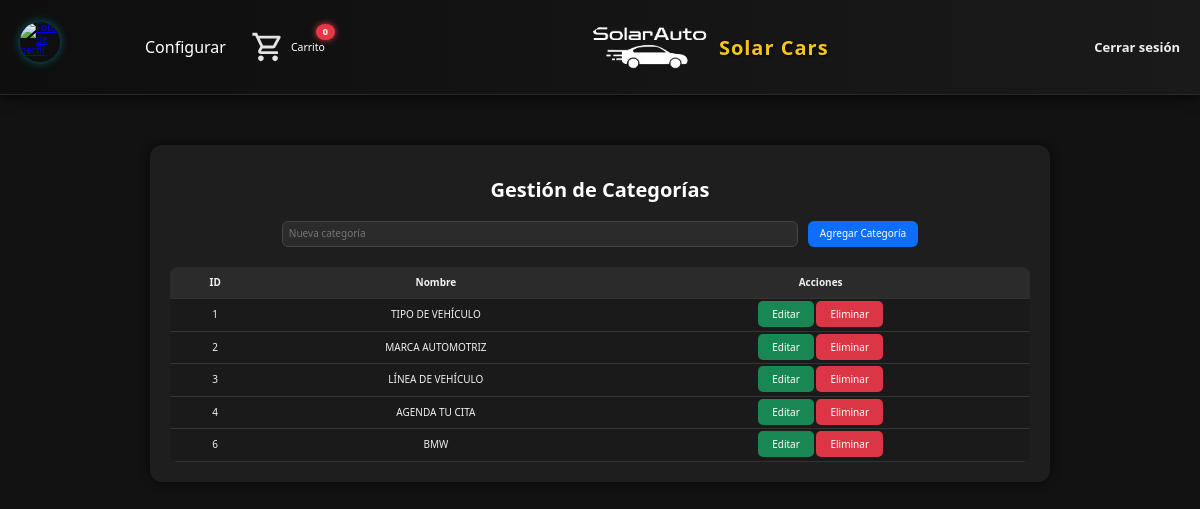
Screenshot of /admin/categorias.php (signed in) with the database file from the repository.
### tables this page shows
CREATE TABLE `categorias` (
  `id` int(255) NOT NULL,
  `nombre` varchar(100) NOT NULL
);

### admin/categorias.php (the view, shortened to what this page needs)
<?php
include '../conexion.php';
$stmt = $pdo->query("SELECT * FROM categorias");
$categorias = $stmt->fetchAll(PDO::FETCH_ASSOC);
?>
<!DOCTYPE html>
<html lang="es">
<head>
    <link rel="stylesheet" href="../css/Normalize.css">
    <link rel="stylesheet" href="../css/styles.css">
</head>
<body>
<?php include '../php/include/header.php'; ?>
<main class="admin__categorias-contenedor">
    <h1 class="titulo">Gestión de Categorías</h1>
    <form method="POST" class="formulario-categoria">
        <input type="text" name="nombre" placeholder="Nueva categoría" required class="input-categoria">
        <button type="submit" class="btn-agregar">Agregar Categoría</button>
    </form>
    <table class="tabla-categorias">
        <thead>
            <tr>
                <th>ID</th>
                <th>Nombre</th>
                <th>Acciones</th>
            </tr>
        </thead>
        <tbody>
            <?php foreach ($categorias as $categoria): ?>
            <tr>
                <td><?= $categoria['id'] ?></td>
                <td><?= htmlspecialchars($categoria['nombre']) ?></td>
                <td>
                    <a class="btn-editar" href="editar_categoria.php?id=<?= $categoria['id'] ?>">Editar</a>
                    <a class="btn-eliminar" href="categorias.php?eliminar=<?= $categoria['id'] ?>" onclick="return confirm('¿Estás seguro de que deseas eliminar esta categoría?');">Eliminar</a>
                </td>
            </tr>
            <?php endforeach; ?>
        </tbody>
    </table>
</main>
</body>
</html>

### css/styles.css (style rules this page uses)
:root { --color-primary: #007bff; --color-secondary: #6c757d; --color-tertiary: #6c757d; --color-quaternary: #6c757d; --color-primary-dark: #000; --color-primary-light: #fff; }
html { font-size: 62.5%; box-sizing: border-box; font-family: Arial, Helvetica, sans-serif; margin: 0; }
h1 { font-size: 3.2rem; }
*, *::before, *::after { box-sizing: inherit; }
body { margin: 0; background-color: var(--color-primary-light); font-family: 'Segoe UI', Tahoma, Geneva, Verdana, sans-serif; }

### admin/categorias.php (style rules this page uses)
body { background-color: #121212; color: #f1f1f1; font-family: 'Segoe UI', sans-serif; }
.admin__categorias-contenedor { padding: 2rem; max-width: 900px; margin: auto; background-color: #1e1e1e; border-radius: 12px; box-shadow: 0 0 10px rgba(0,0,0,0.6); margin-top: 50px; }
.titulo { text-align: center; font-size: 2rem; margin-bottom: 2rem; color: #fff; }
.formulario-categoria { display: flex; justify-content: center; gap: 1rem; margin-bottom: 2rem; }
.input-categoria { padding: 0.6rem; font-size: 1rem; width: 60%; border: 1px solid #444; border-radius: 6px; background-color: #2b2b2b; color: #fff; }
.btn-agregar { padding: 0.6rem 1.2rem; background-color: #0d6efd; border: none; color: white; border-radius: 6px; cursor: pointer; transition: background 0.3s ease; }
.tabla-categorias { width: 100%; border-collapse: collapse; background-color: #1a1a1a; border-radius: 8px; overflow: hidden; }
.tabla-categorias th, .tabla-categorias td { padding: 1rem; text-align: center; border-bottom: 1px solid #333; }
.tabla-categorias thead { background-color: #2b2b2b; }
.btn-editar, .btn-eliminar { text-decoration: none; padding: 6px 14px; border-radius: 5px; color: white; transition: background 0.3s ease; }
.btn-editar { background-color: #198754; }
.btn-eliminar { background-color: #dc3545; }

### rows the page displays
categorias: id "1", nombre "TIPO DE VEHÍCULO"
categorias: id "2", nombre "MARCA AUTOMOTRIZ"
categorias: id "3", nombre "LÍNEA DE VEHÍCULO"
categorias: id "4", nombre "AGENDA TU CITA"
categorias: id "6", nombre "BMW"

### other values shown
$carritoTotal "0"
